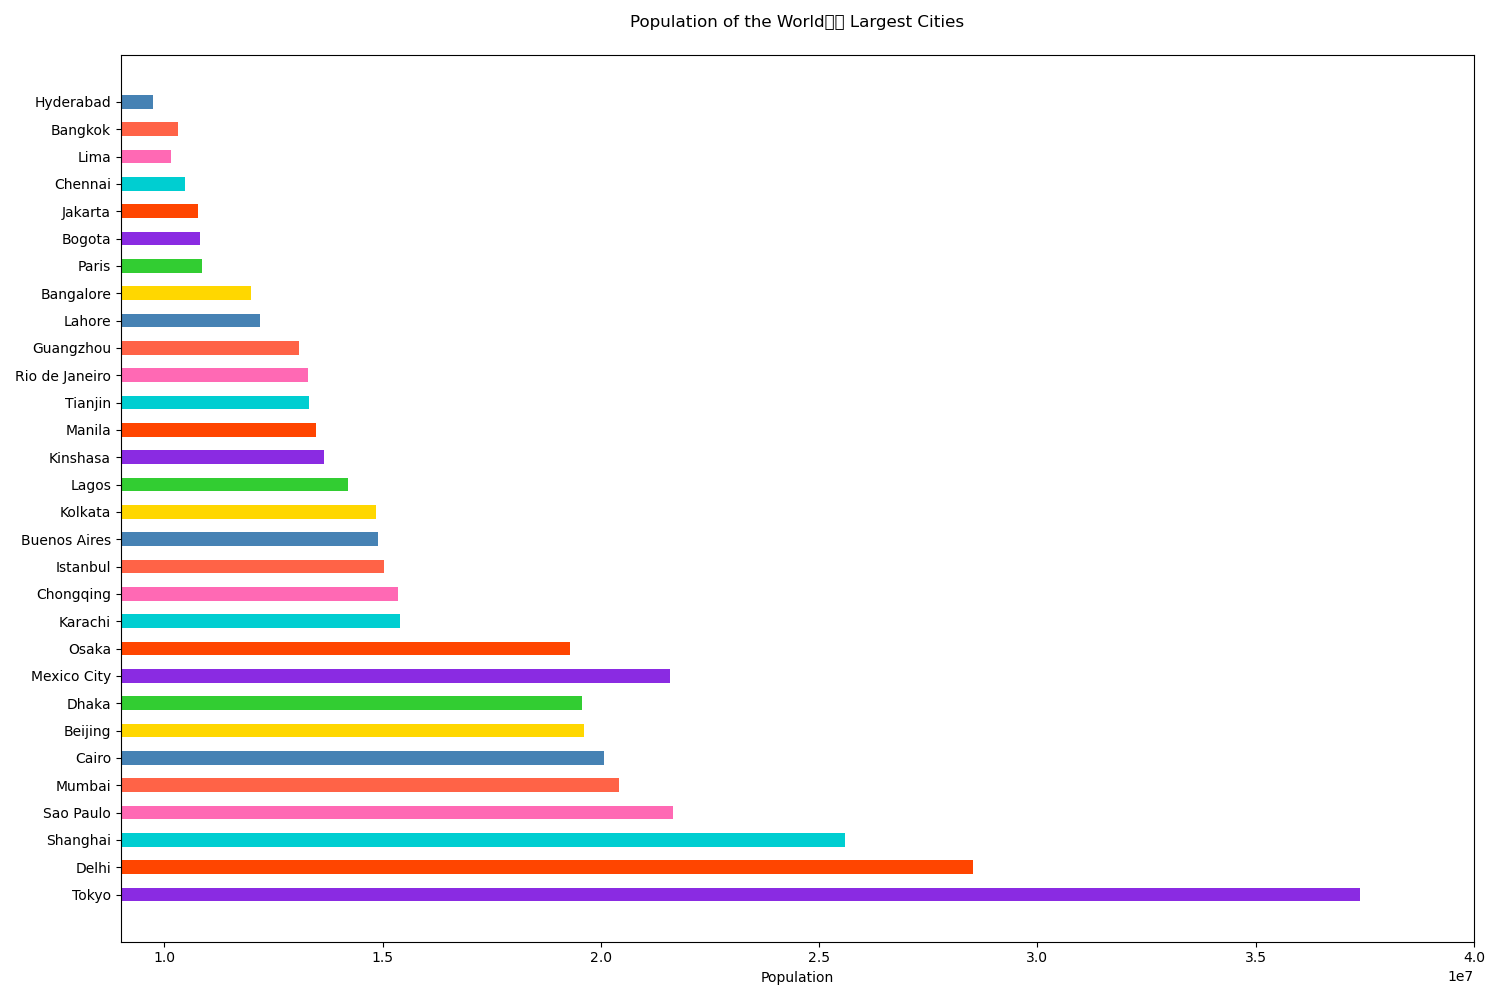

This chart was generated by the following Python code:

import matplotlib.pyplot as plt

# Data
cities = [
    'Tokyo', 'Delhi', 'Shanghai', 'Sao Paulo', 'Mumbai', 'Cairo', 'Beijing', 'Dhaka',
    'Mexico City', 'Osaka', 'Karachi', 'Chongqing', 'Istanbul', 'Buenos Aires', 'Kolkata',
    'Lagos', 'Kinshasa', 'Manila', 'Tianjin', 'Rio de Janeiro', 'Guangzhou', 'Lahore',
    'Bangalore', 'Paris', 'Bogota', 'Jakarta', 'Chennai', 'Lima', 'Bangkok', 'Hyderabad'
]
populations = [
    37400068, 28514000, 25582000, 21650000, 20411000, 20076000, 19618000, 19578000,
    21581000, 19281000, 15400000, 15354000, 15030000, 14900000, 14850000,
    14203000, 13656000, 13482000, 13317000, 13293000, 13081000, 12188000,
    11978000, 10858000, 10816000, 10780000, 10470000, 10150000, 10302000, 9746000
]

# Create figure and axis objects
fig, ax = plt.subplots(figsize=(15, 10))  # Changed figure size

# Plotting the horizontal bar chart
ax.barh(cities, populations, color=['#8A2BE2', '#FF4500', '#00CED1', '#FF69B4', '#FF6347', '#4682B4', '#FFD700', '#32CD32', '#8A2BE2', '#FF4500', '#00CED1', '#FF69B4', '#FF6347', '#4682B4', '#FFD700', '#32CD32', '#8A2BE2', '#FF4500', '#00CED1', '#FF69B4', '#FF6347', '#4682B4', '#FFD700', '#32CD32', '#8A2BE2', '#FF4500', '#00CED1', '#FF69B4', '#FF6347', '#4682B4'], height=0.5)  # Changed colors and bar height

# Customizing the plot (labels, title, etc.)
ax.set_xlabel('Population')
ax.set_title('Population of the World’s Largest Cities', pad=20)
ax.set_xlim([9000000, 40000000])  # Adjusted to accommodate the minimum data point

# Display the plot
plt.tight_layout()
plt.show()
